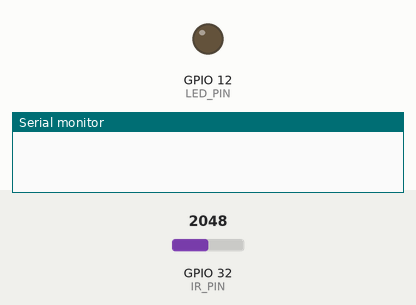
This program was run on a simulated ESP32. On the bench: output pins drawn as LEDs (lit = HIGH), the last lines printed to the serial monitor. The inputs (shaded band) are chosen by the test bench; at power-on: GPIO 32 (IR_PIN) = 2048 (analog values on the 0–4095 scale).

Above: at 0.1 s.
At 1.1 s:
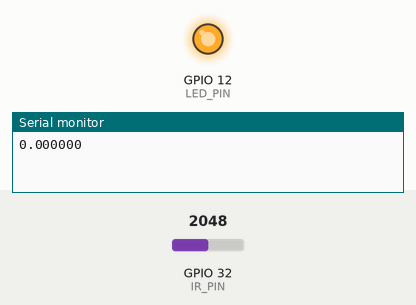
Timing chart, 0 to 2.6 s (numbered marks = the images above):
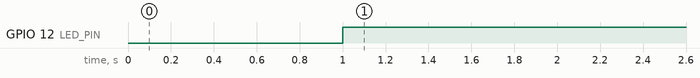

The program:

main.cpp
```cpp
#include <Arduino.h>
#include <math.h>

// Pin configuration
constexpr int IR_PIN = 32;
constexpr int LED_PIN = 12;

// Filter configuration
constexpr int N = 7;
constexpr int M = 10;
constexpr uint32_t SAMPLE_INTERVAL_US = 333;
constexpr uint32_t CHECK_INTERVAL_US = 1000000;

constexpr double THRESHOLD = 0.5;

// Filter coefficients
double num[N] = {
    0.000941313746993275,
    0,
    -0.00282394124097983,
    0,
    0.00282394124097983,
    0,
    -0.000941313746993275
};

double den[N] = {
    1,
    -3.39337775868904,
    6.42931418056668,
    -7.32802209032523,
    5.5902473448203,
    -2.5645446166821,
    0.657274702102658
};

// Sample buffers
double x[N] = {};
double y[N] = {};
double s[M] = {};

uint32_t lastSample = 0;
uint32_t lastCheck = 0;

void setup() {
    Serial.begin(115200);

    pinMode(IR_PIN, INPUT);
    pinMode(LED_PIN, OUTPUT);

    digitalWrite(LED_PIN, LOW);

    // ESP32 ADC configuration
    analogReadResolution(12);
    analogSetPinAttenuation(IR_PIN, ADC_11db);

    lastSample = micros();
    lastCheck = micros();
}

void loop() {
    uint32_t now = micros();

    // Maintain 3000 Hz sampling rate
    if ((uint32_t)(now - lastSample) < SAMPLE_INTERVAL_US) {
        return;
    }

    lastSample += SAMPLE_INTERVAL_US;

    // Shift previous samples
    for (int i = N - 1; i > 0; i--) {
        x[i] = x[i - 1];
        y[i] = y[i - 1];
    }

    // Shift hysteresis samples
    for (int i = M - 1; i > 0; i--) {
        s[i] = s[i - 1];
    }

    // Read ESP32's 12-bit ADC (0-4095)
    int val = analogRead(IR_PIN);

    // Scale ADC to approximately -1.65V to +1.65V
    x[0] = val * (3.3 / 4095.0) - 1.65;

    // Calculate filter output
    double yn = num[0] * x[0];

    for (int i = 1; i < N; i++) {
        yn += num[i] * x[i] - den[i] * y[i];
    }

    y[0] = yn;

    // Absolute filter output
    s[0] = fabs(2.0 * yn);

    // Find maximum of recent samples
    double maxs = 0.0;

    for (int i = 0; i < M; i++) {
        if (s[i] > maxs) {
            maxs = s[i];
        }
    }

    // Check threshold once per second
    if ((uint32_t)(now - lastCheck) >= CHECK_INTERVAL_US) {
        lastCheck = now;

        Serial.println(maxs, 6);

        if (maxs < THRESHOLD) {
            digitalWrite(LED_PIN, HIGH);
        } else {
            digitalWrite(LED_PIN, LOW);
        }
    }
}
```

Measured:
- by itself, GPIO 12 (LED_PIN): LOW → HIGH at 1.0 s
